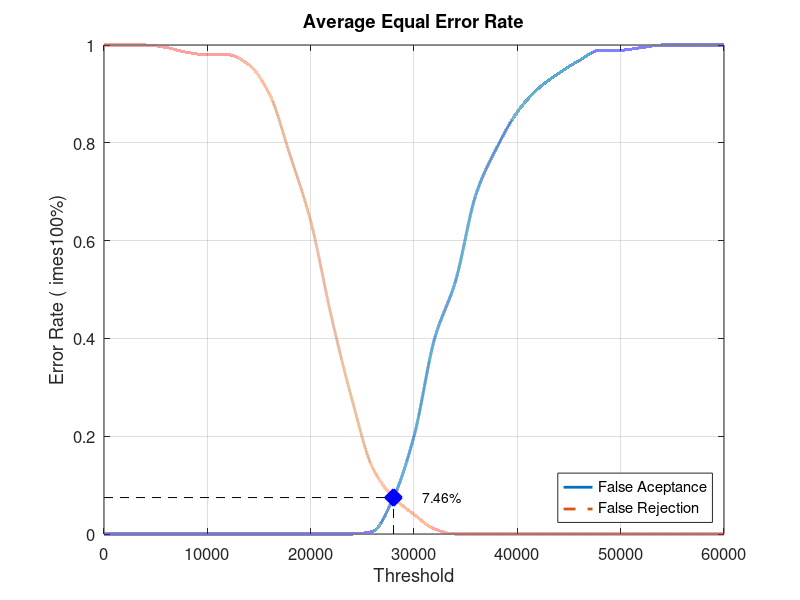
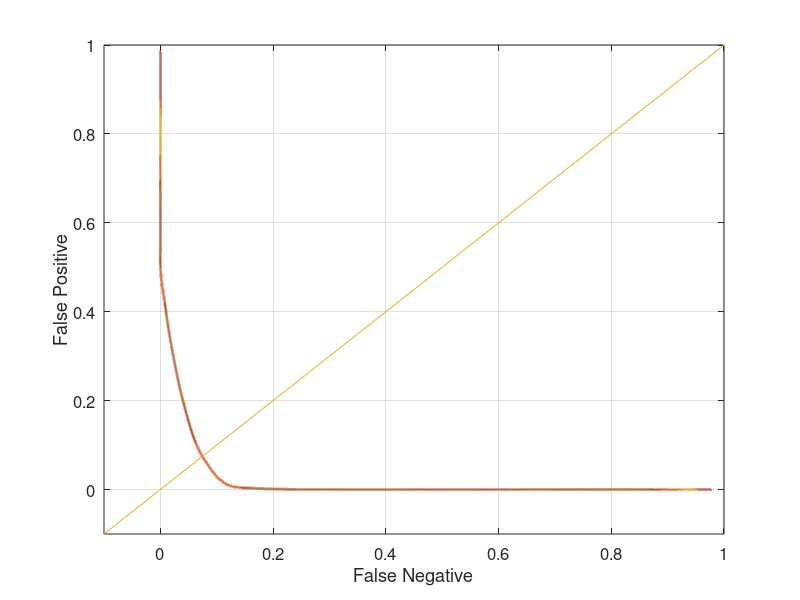

Reproduce these figures in MATLAB, in order.
close all;
clear;
clc;
x = 0:2000:60000;
xq = 0:0.5:60000;

y0 = [0 0 0 0 0 0 0 0 0 0 0 0 0 0.00526316 0.0736842 0.2 0.4 0.515789 0.694737 0.789474 0.863158 0.910526 0.942105 0.968421 0.989474 0.989474 0.994737 1 1 1 1]
yy0 = interp1(x, y0, xq, 'pchip');
y1 = [1 1 1 0.995 0.985 0.98 0.98 0.96 0.9 0.775 0.64 0.445 0.275 0.135 0.075 0.04 0.01 0 0 0 0 0 0 0 0 0 0 0 0 0 0]
yy1 = interp1(x, y1, xq, 'pchip');

% Calculating EER: 
y2 = abs(y0 - y1);
find(y2 == min(y2))
yy2 = abs(yy0 - yy1);
xEER = find(yy2 == min(yy2));
xEERIndex = xq(xEER) % X-axis EER
yEER = yy0(xEER) % Y-axis EER

main = figure
plot(xq, yy0,'-','LineWidth', 2);	hold on
plot(xq, yy1,'--','LineWidth', 2);	hold on
plot([xEERIndex xEERIndex], [0 yEER], 'k--');	hold on
plot([0 xEERIndex], [yEER yEER], 'k--');	hold on
plot(xEERIndex, yEER, 'bx', 'LineWidth', 10);	hold on
text(xEERIndex + 10 * xEERIndex / 100, yEER, [num2str(round((10000 * yEER)) / 100) '%'])
legend('False Aceptance', 'False Rejection', 'Location', 'SouthEast')
xlabel('Threshold')
ylabel('Error Rate (	imes100%)')
title('Average Equal Error Rate')
set(gca, 'FontSize', 12)
axis([0 60000 0 1])
grid on

print(main, 'Database5_4Main', '-dpng');
FNRxFPR = figure('Color', [1 1 1]);
plot(yy1, yy0, '-', yy1, yy0, 'LineWidth', 2);
hold on
y = -0.1:0.1:1
plot(y, y); 
set(gca, 'FontSize', 12)
xlabel('False Negative')
ylabel('False Positive')
axis([-0.1 1 -0.1 1])
set(gca, 'FontSize', 12)
grid on

print(FNRxFPR, 'Database5_4FNRxFPR','-dpng');
